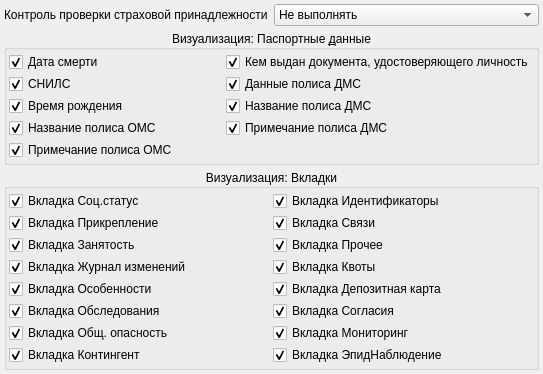
<?xml version="1.0" encoding="UTF-8"?>
<ui version="4.0">
 <class>clientCardPage</class>
 <widget class="QWidget" name="clientCardPage">
  <property name="geometry">
   <rect>
    <x>0</x>
    <y>0</y>
    <width>543</width>
    <height>325</height>
   </rect>
  </property>
  <property name="windowTitle">
   <string>Регистрационная карта пациента</string>
  </property>
  <layout class="QGridLayout" name="gridLayout">
   <property name="margin">
    <number>4</number>
   </property>
   <property name="spacing">
    <number>4</number>
   </property>
   <item row="14" column="0">
    <spacer name="verticalSpacer_2">
     <property name="orientation">
      <enum>Qt::Vertical</enum>
     </property>
     <property name="sizeHint" stdset="0">
      <size>
       <width>20</width>
       <height>40</height>
      </size>
     </property>
    </spacer>
   </item>
   <item row="0" column="0">
    <widget class="QLabel" name="lblCheckPolicyAffiliation">
     <property name="text">
      <string>Контроль проверки страховой принадлежности</string>
     </property>
    </widget>
   </item>
   <item row="0" column="1">
    <widget class="QComboBox" name="cmbCheckPolicyAffiliation">
     <item>
      <property name="text">
       <string>Не выполнять</string>
      </property>
     </item>
     <item>
      <property name="text">
       <string>Мягко</string>
      </property>
     </item>
     <item>
      <property name="text">
       <string>Строго</string>
      </property>
     </item>
    </widget>
   </item>
   <item row="12" column="0" colspan="2">
    <widget class="QGroupBox" name="grpPassport">
     <property name="title">
      <string>Визуализация: Паспортные &amp;данные</string>
     </property>
     <property name="alignment">
      <set>Qt::AlignCenter</set>
     </property>
     <layout class="QGridLayout" name="gridLayout_2">
      <property name="margin">
       <number>2</number>
      </property>
      <property name="spacing">
       <number>2</number>
      </property>
      <item row="5" column="2">
       <widget class="QCheckBox" name="chkVoluntaryPolisName">
        <property name="text">
         <string>Название полиса ДМС</string>
        </property>
        <property name="checkable">
         <bool>true</bool>
        </property>
        <property name="checked">
         <bool>true</bool>
        </property>
       </widget>
      </item>
      <item row="6" column="2">
       <widget class="QCheckBox" name="chkVoluntaryPolisNote">
        <property name="text">
         <string>Примечание полиса ДМС</string>
        </property>
        <property name="checkable">
         <bool>true</bool>
        </property>
        <property name="checked">
         <bool>true</bool>
        </property>
       </widget>
      </item>
      <item row="1" column="2">
       <widget class="QCheckBox" name="chkDocOrigin">
        <property name="text">
         <string>Кем выдан документа, удостоверяющего личность</string>
        </property>
        <property name="checked">
         <bool>true</bool>
        </property>
       </widget>
      </item>
      <item row="1" column="1">
       <widget class="QCheckBox" name="chkDeathDate">
        <property name="text">
         <string>Дата смерти</string>
        </property>
        <property name="checked">
         <bool>true</bool>
        </property>
       </widget>
      </item>
      <item row="2" column="1">
       <widget class="QCheckBox" name="chkSNILS">
        <property name="text">
         <string>СНИЛС</string>
        </property>
        <property name="checked">
         <bool>true</bool>
        </property>
       </widget>
      </item>
      <item row="2" column="2">
       <widget class="QCheckBox" name="chkVoluntaryPolicy">
        <property name="text">
         <string>Данные полиса ДМС</string>
        </property>
        <property name="checked">
         <bool>true</bool>
        </property>
       </widget>
      </item>
      <item row="6" column="1">
       <widget class="QCheckBox" name="chkCompulsoryPolisName">
        <property name="text">
         <string>Название полиса ОМС</string>
        </property>
        <property name="checked">
         <bool>true</bool>
        </property>
       </widget>
      </item>
      <item row="7" column="1">
       <widget class="QCheckBox" name="chkCompulsoryPolisNote">
        <property name="text">
         <string>Примечание полиса ОМС</string>
        </property>
        <property name="checked">
         <bool>true</bool>
        </property>
       </widget>
      </item>
      <item row="5" column="1">
       <widget class="QCheckBox" name="chkBirthTime">
        <property name="text">
         <string>Время рождения</string>
        </property>
        <property name="checked">
         <bool>true</bool>
        </property>
       </widget>
      </item>
     </layout>
    </widget>
   </item>
   <item row="13" column="0" colspan="2">
    <widget class="QGroupBox" name="grpTabWidgets">
     <property name="title">
      <string>Визуализация: Вкладки</string>
     </property>
     <property name="alignment">
      <set>Qt::AlignCenter</set>
     </property>
     <layout class="QGridLayout" name="gridLayout_3">
      <property name="margin">
       <number>2</number>
      </property>
      <property name="spacing">
       <number>2</number>
      </property>
      <item row="6" column="0">
       <widget class="QCheckBox" name="chkTabWork">
        <property name="text">
         <string>Вкладка Занятость</string>
        </property>
        <property name="checked">
         <bool>true</bool>
        </property>
       </widget>
      </item>
      <item row="5" column="0">
       <widget class="QCheckBox" name="chkTabAttach">
        <property name="text">
         <string>Вкладка Прикрепление</string>
        </property>
        <property name="checked">
         <bool>true</bool>
        </property>
       </widget>
      </item>
      <item row="3" column="0">
       <widget class="QCheckBox" name="chkTabSocStatus">
        <property name="text">
         <string>Вкладка Соц.статус</string>
        </property>
        <property name="checked">
         <bool>true</bool>
        </property>
       </widget>
      </item>
      <item row="8" column="0">
       <widget class="QCheckBox" name="chkTabFeature">
        <property name="text">
         <string>Вкладка Особенности</string>
        </property>
        <property name="checked">
         <bool>true</bool>
        </property>
       </widget>
      </item>
      <item row="7" column="0">
       <widget class="QCheckBox" name="chkTabChangeJournal">
        <property name="text">
         <string>Вкладка Журнал изменений</string>
        </property>
        <property name="checked">
         <bool>true</bool>
        </property>
       </widget>
      </item>
      <item row="9" column="0">
       <widget class="QCheckBox" name="chkTabResearch">
        <property name="text">
         <string>Вкладка Обследования</string>
        </property>
        <property name="checked">
         <bool>true</bool>
        </property>
       </widget>
      </item>
      <item row="10" column="0">
       <widget class="QCheckBox" name="chkTabDangerous">
        <property name="text">
         <string>Вкладка Общ. опасность</string>
        </property>
        <property name="checked">
         <bool>true</bool>
        </property>
       </widget>
      </item>
      <item row="11" column="0">
       <widget class="QCheckBox" name="chkTabContingentKind">
        <property name="text">
         <string>Вкладка Контингент</string>
        </property>
        <property name="checked">
         <bool>true</bool>
        </property>
       </widget>
      </item>
      <item row="9" column="1">
       <widget class="QCheckBox" name="chkTabConsent">
        <property name="text">
         <string>Вкладка Согласия</string>
        </property>
        <property name="checked">
         <bool>true</bool>
        </property>
       </widget>
      </item>
      <item row="8" column="1">
       <widget class="QCheckBox" name="chkTabDeposit">
        <property name="text">
         <string>Вкладка Депозитная карта</string>
        </property>
        <property name="checked">
         <bool>true</bool>
        </property>
       </widget>
      </item>
      <item row="7" column="1">
       <widget class="QCheckBox" name="chkTabQuoting">
        <property name="text">
         <string>Вкладка Квоты</string>
        </property>
        <property name="checked">
         <bool>true</bool>
        </property>
       </widget>
      </item>
      <item row="6" column="1">
       <widget class="QCheckBox" name="chkTabContacts">
        <property name="text">
         <string>Вкладка Прочее</string>
        </property>
        <property name="checked">
         <bool>true</bool>
        </property>
       </widget>
      </item>
      <item row="5" column="1">
       <widget class="QCheckBox" name="chkTabRelations">
        <property name="text">
         <string>Вкладка Связи</string>
        </property>
        <property name="checked">
         <bool>true</bool>
        </property>
       </widget>
      </item>
      <item row="3" column="1">
       <widget class="QCheckBox" name="chkTabIdentification">
        <property name="text">
         <string>Вкладка Идентификаторы</string>
        </property>
        <property name="checked">
         <bool>true</bool>
        </property>
       </widget>
      </item>
      <item row="10" column="1">
       <widget class="QCheckBox" name="chkTabMonitoring">
        <property name="text">
         <string>Вкладка Мониторинг</string>
        </property>
        <property name="checked">
         <bool>true</bool>
        </property>
       </widget>
      </item>
      <item row="11" column="1">
       <widget class="QCheckBox" name="chkTabEpidCase">
        <property name="text">
         <string>Вкладка ЭпидНаблюдение</string>
        </property>
        <property name="checked">
         <bool>true</bool>
        </property>
       </widget>
      </item>
     </layout>
    </widget>
   </item>
  </layout>
 </widget>
 <tabstops>
  <tabstop>cmbCheckPolicyAffiliation</tabstop>
  <tabstop>chkDeathDate</tabstop>
  <tabstop>chkBirthTime</tabstop>
  <tabstop>chkSNILS</tabstop>
  <tabstop>chkCompulsoryPolisName</tabstop>
  <tabstop>chkCompulsoryPolisNote</tabstop>
  <tabstop>chkDocOrigin</tabstop>
  <tabstop>chkVoluntaryPolicy</tabstop>
  <tabstop>chkVoluntaryPolisName</tabstop>
  <tabstop>chkVoluntaryPolisNote</tabstop>
  <tabstop>chkTabSocStatus</tabstop>
  <tabstop>chkTabAttach</tabstop>
  <tabstop>chkTabWork</tabstop>
  <tabstop>chkTabFeature</tabstop>
  <tabstop>chkTabChangeJournal</tabstop>
 </tabstops>
 <resources/>
 <connections>
  <connection>
   <sender>chkVoluntaryPolicy</sender>
   <signal>toggled(bool)</signal>
   <receiver>chkVoluntaryPolisName</receiver>
   <slot>setEnabled(bool)</slot>
   <hints>
    <hint type="sourcelabel">
     <x>68</x>
     <y>167</y>
    </hint>
    <hint type="destinationlabel">
     <x>103</x>
     <y>191</y>
    </hint>
   </hints>
  </connection>
  <connection>
   <sender>chkVoluntaryPolicy</sender>
   <signal>toggled(bool)</signal>
   <receiver>chkVoluntaryPolisNote</receiver>
   <slot>setEnabled(bool)</slot>
   <hints>
    <hint type="sourcelabel">
     <x>137</x>
     <y>167</y>
    </hint>
    <hint type="destinationlabel">
     <x>139</x>
     <y>215</y>
    </hint>
   </hints>
  </connection>
  <connection>
   <sender>chkVoluntaryPolicy</sender>
   <signal>toggled(bool)</signal>
   <receiver>chkVoluntaryPolisName</receiver>
   <slot>setChecked(bool)</slot>
   <hints>
    <hint type="sourcelabel">
     <x>184</x>
     <y>156</y>
    </hint>
    <hint type="destinationlabel">
     <x>193</x>
     <y>179</y>
    </hint>
   </hints>
  </connection>
  <connection>
   <sender>chkVoluntaryPolicy</sender>
   <signal>toggled(bool)</signal>
   <receiver>chkVoluntaryPolisNote</receiver>
   <slot>setChecked(bool)</slot>
   <hints>
    <hint type="sourcelabel">
     <x>218</x>
     <y>151</y>
    </hint>
    <hint type="destinationlabel">
     <x>239</x>
     <y>205</y>
    </hint>
   </hints>
  </connection>
 </connections>
</ui>
